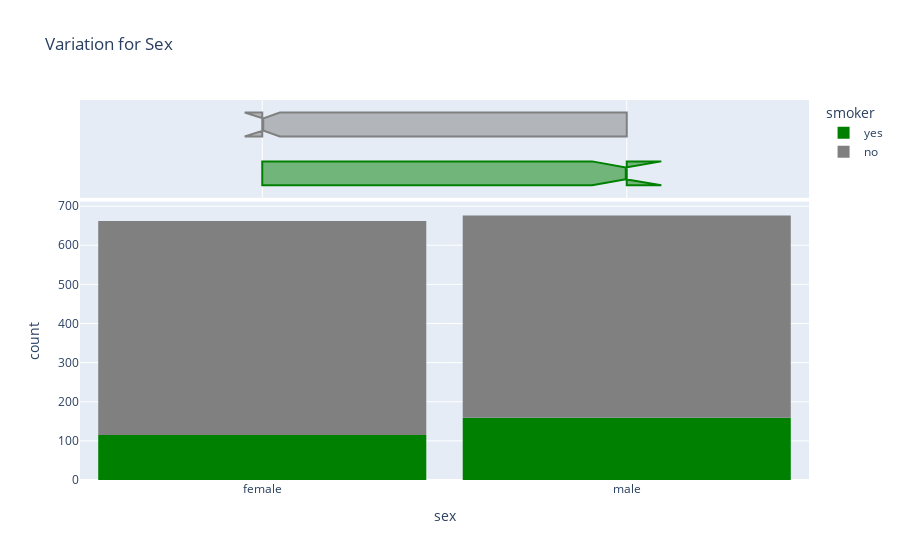

Notebook cell for this chart:
### Markdown cell above
Visualizing other factors like Sex and region

### Code cell
fig = px.histogram(medical_df, 
                   x='sex', 
                   marginal='box', 
                   color='smoker', 
                   color_discrete_sequence=['green', 'grey'], 
                   title='Variation for Sex')
fig.update_layout(bargap=0.1)
fig.show()

### Figure 1 — Plotly figure (JSON) as saved in the notebook; plotly's stock layout.template omitted (floating-point values rounded to 4 significant figures; data arrays with more than 128 entries replaced by an {"elided": "..."} marker saying what was removed)
{"data": [{"alignmentgroup": "True", "bingroup": "x", "hovertemplate": "smoker=yes<br>sex=%{x}<br>count=%{y}<extra></extra>", "legendgroup": "yes", "marker": {"color": "green", "pattern": {"shape": ""}}, "name": "yes", "offsetgroup": "yes", "orientation": "v", "showlegend": true, "type": "histogram", "x": {"elided": "274 str values"}, "xaxis": "x", "yaxis": "y"}, {"alignmentgroup": "True", "hovertemplate": "smoker=yes<br>sex=%{x}<extra></extra>", "legendgroup": "yes", "marker": {"color": "green"}, "name": "yes", "notched": true, "offsetgroup": "yes", "showlegend": false, "type": "box", "x": {"elided": "274 str values"}, "xaxis": "x2", "yaxis": "y2"}, {"alignmentgroup": "True", "bingroup": "x", "hovertemplate": "smoker=no<br>sex=%{x}<br>count=%{y}<extra></extra>", "legendgroup": "no", "marker": {"color": "grey", "pattern": {"shape": ""}}, "name": "no", "offsetgroup": "no", "orientation": "v", "showlegend": true, "type": "histogram", "x": {"elided": "1064 str values"}, "xaxis": "x", "yaxis": "y"}, {"alignmentgroup": "True", "hovertemplate": "smoker=no<br>sex=%{x}<extra></extra>", "legendgroup": "no", "marker": {"color": "grey"}, "name": "no", "notched": true, "offsetgroup": "no", "showlegend": false, "type": "box", "x": {"elided": "1064 str values"}, "xaxis": "x2", "yaxis": "y2"}], "layout": {"bargap": 0.1, "barmode": "relative", "legend": {"title": {"text": "smoker"}, "tracegroupgap": 0}, "title": {"text": "Variation for Sex"}, "xaxis": {"anchor": "y", "domain": [0, 1], "title": {"text": "sex"}}, "xaxis2": {"anchor": "y2", "domain": [0, 1], "matches": "x", "showgrid": true, "showticklabels": false}, "yaxis": {"anchor": "x", "domain": [0, 0.7326], "title": {"text": "count"}}, "yaxis2": {"anchor": "x2", "domain": [0.7426, 1], "matches": "y2", "showgrid": false, "showline": false, "showticklabels": false, "ticks": ""}}}
